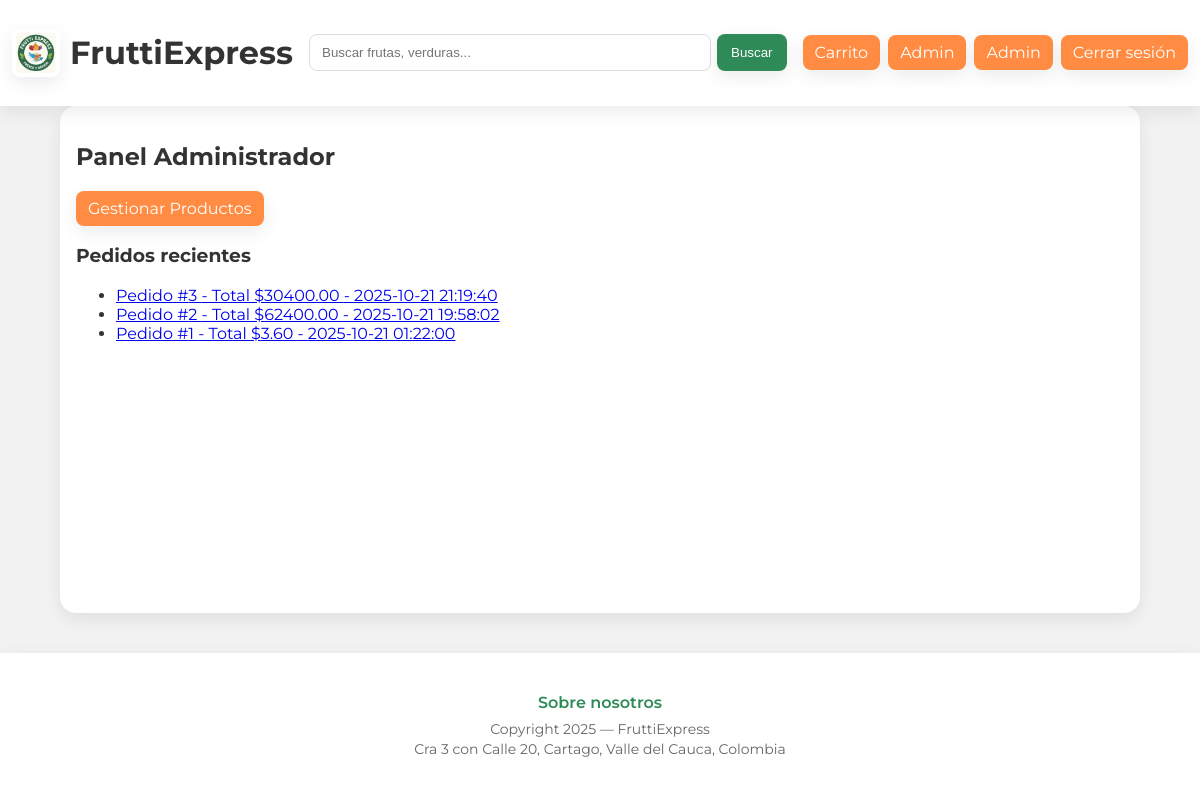
The page /admin (signed in) on the database its author committed.
### tables this page shows
CREATE TABLE users (
    id INTEGER PRIMARY KEY AUTOINCREMENT,
    nombre TEXT NOT NULL,
    apellidos TEXT,
    email TEXT UNIQUE NOT NULL,
    telefono TEXT,
    password_hash TEXT NOT NULL,
    direccion TEXT,
    barrio TEXT,
    is_admin INTEGER DEFAULT 0
);

CREATE TABLE orders (
    id INTEGER PRIMARY KEY AUTOINCREMENT,
    user_id INTEGER,
    total REAL,
    notas TEXT,
    estado TEXT DEFAULT 'Pendiente',
    created_at DATETIME DEFAULT CURRENT_TIMESTAMP,
    FOREIGN KEY(user_id) REFERENCES users(id)
);

### app.py (the view)
@app.route('/admin')
def admin_dashboard():
    if not require_admin():
        return redirect(url_for('login'))
    pedidos = query_db("""
        SELECT
            o.id AS id,
            o.total,
            o.created_at,
            o.notas,
            u.nombre AS cliente,
            u.email,
            u.telefono,
            u.direccion
        FROM orders o
        JOIN users u ON o.user_id = u.id
        ORDER BY o.created_at DESC
    """)
    return render_template('admin_dashboard.html', pedidos=pedidos, user=current_user())

### app.py (called while the page is built)
def get_db():
    db = getattr(g, '_database', None)
    if db is None:
        db = g._database = sqlite3.connect(DB_PATH)
        db.row_factory = sqlite3.Row
    return db

@app.teardown_appcontext
def close_connection(exception):
    db = getattr(g, '_database', None)
    if db is not None:
        db.close()

def query_db(query, args=(), one=False):
    cur = get_db().execute(query, args)
    rv = cur.fetchall()
    cur.close()
    return (rv[0] if rv else None) if one else rv

def current_user():
    if 'user_id' not in session:
        return None
    return query_db('SELECT * FROM users WHERE id = ?', [session['user_id']], one=True)

def require_admin():
    u = current_user()
    if not u or u['is_admin'] != 1:
        flash('Acceso denegado', 'error')
        return False
    return True

### templates/admin_dashboard.html (shortened to what this page needs)
<!doctype html>
<html lang="es">
  <head>
    <link rel="stylesheet" href="{{ url_for('static', filename='css/style.css') }}">
  </head>
  <body>
    {% include 'index_header.html' %}
    <main class="container">
      <h2>Panel Administrador</h2>
      <a href="{{ url_for('admin_products') }}" class="btn">Gestionar Productos</a>
      <h3>Pedidos recientes</h3>
      <ul>
        {% for p in pedidos %}
          <li><a href="{{ url_for('admin_order_detail', oid=p['id']) }}">Pedido #{{ p['id'] }} - Total ${{ '%.2f'|format(p['total']) }} - {{ p['created_at'] }}</a></li>
        {% endfor %}
      </ul>
    </main>
    {% include 'index_footer.html' %}
  </body>
</html>

### templates/index_header.html
<header class="banner">
  <div class="container header-inner">
    <div class="brand" onclick="location.href='/'">
      <img src="{{ url_for('static', filename='images/logo.png') }}" alt="FruttiExpress" class="logo">
      <h1>FruttiExpress</h1>
    </div>
    <form class="search" action="{{ url_for('buscar') }}" method="get">
      <input name="q" placeholder="Buscar frutas, verduras..." required>
      <button type="submit">Buscar</button>
    </form>
    <nav class="actions">
      <a href="{{ url_for('cart') }}" class="btn">Carrito</a>
      {% if user %}
        {% if user['is_admin'] == 1 %}
          <a href="{{ url_for('admin_dashboard') }}" class="btn">Admin</a>
        {% endif %}
        <a href="{{ url_for('perfil') }}" class="btn">{{ user['nombre'] }}</a>
        <a href="{{ url_for('logout') }}" class="btn">Cerrar sesión</a>
      {% else %}
        <a href="{{ url_for('register') }}" class="btn">Registrarse</a>
        <a href="{{ url_for('login') }}" class="btn">Iniciar sesión</a>
      {% endif %}
    </nav>
  </div>
</header>

### static/css/style.css (style rules this page uses)
:root { --verde:#2e8b57; --naranja:#ff8c42; --amarillo:#ffd26a; --rojo:#e07a5f; --blanco:#ffffff; --gris:#f2f2f2; --texto:#333; --sombra: 0 6px 18px rgba(0,0,0,0.08); }
* { box-sizing:border-box; }
body { font-family:'Montserrat',sans-serif; color:var(--texto); margin:0; background:var(--gris); min-height:100vh; display:flex; flex-direction:column; }
.container { max-width:1200px;margin:0 auto;padding:16px; }
header.banner { background:var(--blanco); position:sticky; top:0; z-index:30; box-shadow:var(--sombra); }
.header-inner { display:flex; align-items:center; gap:16px; padding:12px; flex-wrap:wrap; }
.brand { display:flex;align-items:center;gap:10px;cursor:pointer; }
.logo { width:48px;height:48px;object-fit:contain;border-radius:8px;box-shadow:var(--sombra);padding:4px; }
.search { flex:1; display:flex; gap:6px; min-width:220px; }
.search input { flex:1; padding:10px 12px; border:1px solid #ddd; border-radius:8px; outline:none; }
.search button { background:var(--verde); color:var(--blanco); border:none; padding:10px 14px; border-radius:8px; cursor:pointer; box-shadow:var(--sombra); }
.actions { display:flex;gap:8px;flex-wrap:wrap; }
.btn { background:var(--naranja); color:#fff; padding:8px 12px; border-radius:8px; text-decoration:none; display:inline-block; box-shadow:var(--sombra); border:none; cursor:pointer; transition:all .2s ease-in-out; }
main { padding:30px 20px; background:var(--blanco); border-radius:16px; box-shadow:var(--sombra); margin:30px auto; width:90%; flex:1; }

### rows shown on the page
users: nombre "Admin"
orders: id "3", total "30400.00", created_at "2025-10-21 21:19:40"
orders: id "2", total "62400.00", created_at "2025-10-21 19:58:02"
orders: id "1", total "3.60", created_at "2025-10-21 01:22:00"
